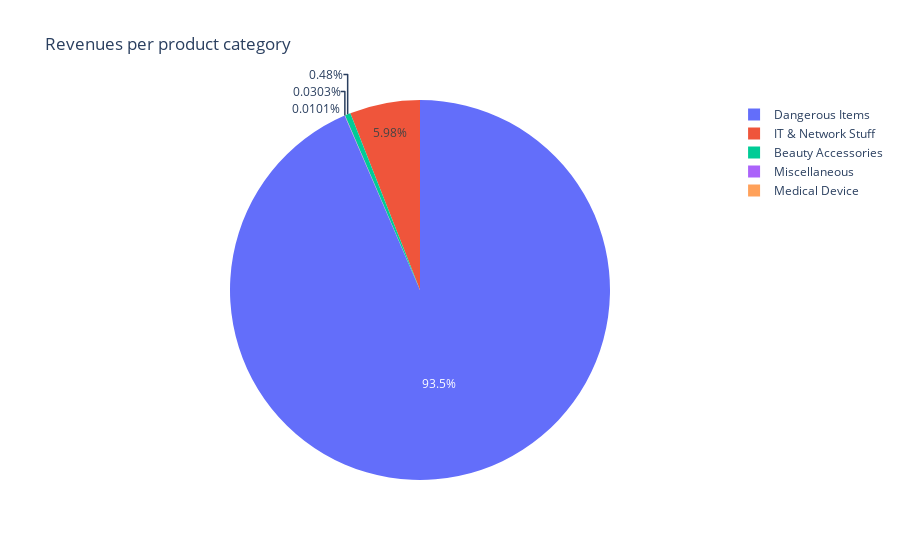

Source (notebook cell):
### Code cell
fig2 = px.pie(revenues_per_category, values='revenues', names='product_category', title='Revenues per product category')
fig2.write_image("images/revenues_per_category.jpeg")
fig2.show()

### Figure 1 — Plotly figure (JSON) as saved in the notebook; plotly's stock layout.template omitted (floating-point values rounded to 4 significant figures)
{"data": [{"domain": {"x": [0, 1], "y": [0, 1]}, "hovertemplate": "product_category=%{label}<br>revenues=%{value}<extra></extra>", "labels": ["Dangerous Items", "IT & Network Stuff", "Beauty Accessories", "Miscellaneous", "Medical Device"], "legendgroup": "", "name": "", "showlegend": true, "type": "pie", "values": [111105, 7101, 570, 36, 12]}], "layout": {"legend": {"tracegroupgap": 0}, "title": {"text": "Revenues per product category"}}}
